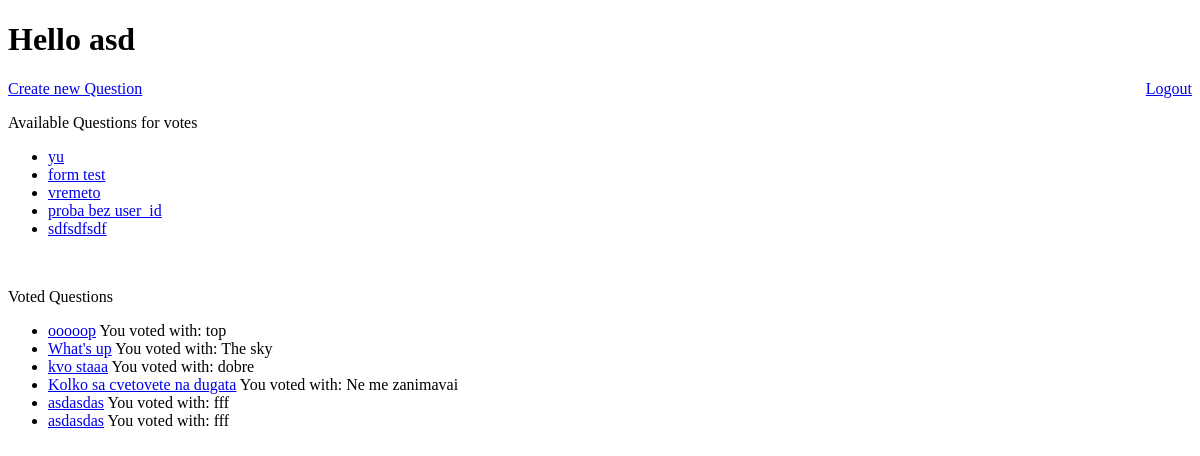
The page /polls/home/ (signed in) on the database as committed earlier.
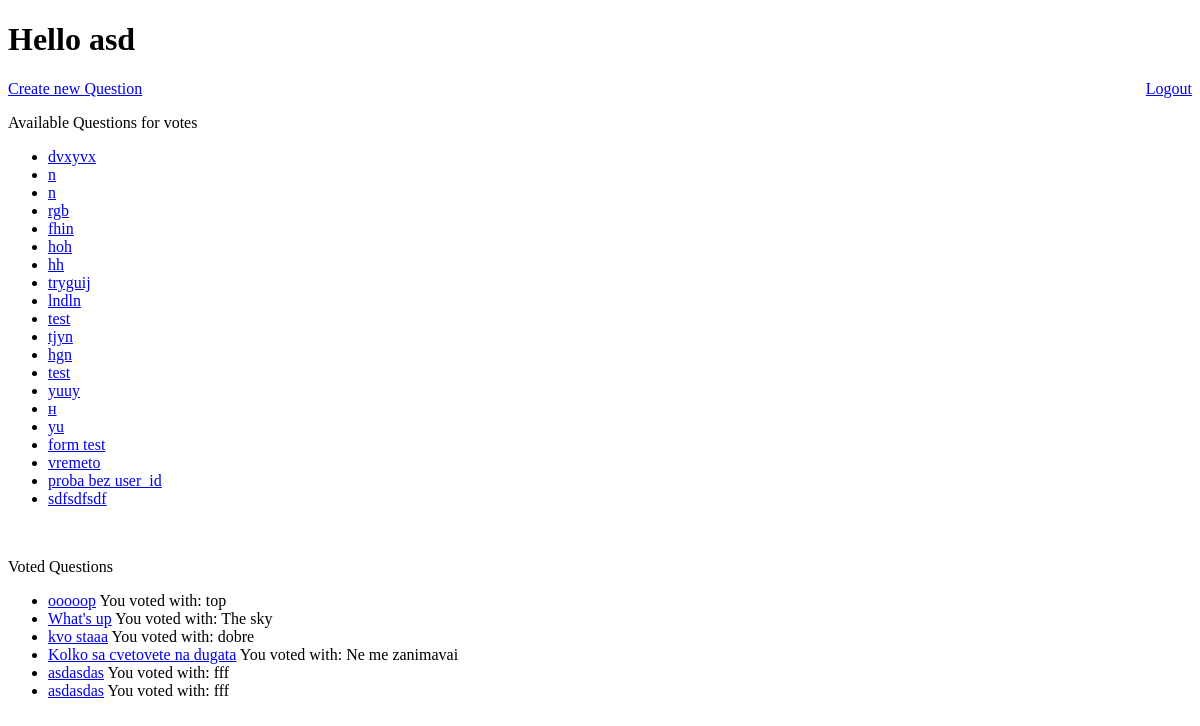
The same page on the database as committed later.
### polls/models.py (models this page shows, shortened)
class User(models.Model):
    username = models.CharField(max_length=100)
    user_email = models.CharField(max_length=100)
    password = models.CharField(max_length=100)
    is_active = models.BooleanField(default=False)

class Question(models.Model):
    user = models.ForeignKey(User, on_delete=models.CASCADE)
    question_text = models.CharField(max_length=200)
    pub_date = models.DateTimeField("date published")
    def was_published_recently(self):
        now = timezone.now()
        return now - datetime.timedelta(days=1) <= self.pub_date <= now
    was_published_recently.admin_order_field = "pub_date"
    was_published_recently.boolean = True
    was_published_recently.short_description = "Published recently"
    def __str__(self):
        return self.question_text

class Answer(models.Model):
    user_id = models.ForeignKey(User, on_delete=models.CASCADE)
    is_vote = models.BooleanField(default=False)
    choice_text = models.ForeignKey(Choice, on_delete=models.CASCADE)
    question_text = models.ForeignKey(Question, on_delete=models.CASCADE)

class Choice(models.Model):
    question = models.ForeignKey(Question, on_delete=models.CASCADE)
    choice_text = models.CharField(max_length=200)
    votes = models.IntegerField(default=0)
    def __str__(self):
        return self.choice_text

### polls/views.py (the view)
# urls.py: path('home/', views.home, name='home'),
def home(request):
    user = get_session_user(request)
    user_answers = list(user.answer_set.all())
    open_questions = (
        Question.objects.filter(pub_date__lte=timezone.now())
        .exclude(answer__user_id=user)
        .order_by("-pub_date")
    )
    return render(
        request,
        "polls/home.html",
        {
            "user": user,
            "user_answers": user_answers,
            "open_questions": open_questions,
            "count_of_choices": 1,
        },
    )

### polls/views.py (called while the page is built)
def get_session_user(request):
    user_id = request.session.get("user_id")
    if not user_id:
        raise ValueError("You are not logged or don't have permission")
    else:
        user = User.objects.get(pk=user_id)
        return user

### polls/templates/polls/home.html (shortened to what this page needs)
{% extends "base.html" %}
{% block content %}
    <h1>
        Hello {{ user.username }}
    </h1>
    <a href="{% url 'logout' %}" style="float: right;">Logout</a>
    <a href="{% url 'create' count_of_choices%}">Create new Question</a>
    <p>Available Questions for votes</p>
    {% if open_questions %}
    <ul>
        {% for question in open_questions %}
        <li>
            <a href="{% url 'detail' question.id %}">{{ question.question_text }}</a>
        </li>
        {% endfor %}
    </ul>
    {% else %}
        <p>No polls are available</p>
    {% endif %}
    <br>
    <p>Voted Questions</p>
    {% if user_answers %}
    <ul>
        {% for answer in user_answers %}
        <li>
            <a href="{% url 'results' answer.question_text.id %}">{{ answer.question_text }}</a>
            You voted with: {{ answer.choice_text }}
        </li>
        {% endfor %}
    </ul>
    {% else %}
        <p>No polls are available</p>
    {% endif %}
{% endblock content %}

### polls/templates/base.html (shortened to what this page needs)
<!DOCTYPE html>
<html lang="en">
<head>
</head>
<body>
      {% block content %}{% endblock content%}
</body>
</html>

Rows that differ between the two databases and show on the page:
added Question: question_text "dvxyvx"
added Question: question_text "n"
added Question: question_text "n"
added Question: question_text "rgb"
added Question: question_text "fhin"
added Question: question_text "hoh"
added Question: question_text "hh"
added Question: question_text "tryguij"
added Question: question_text "lndln"
added Question: question_text "test"
added Question: question_text "tjyn"
added Question: question_text "hgn"
added Question: question_text "test"
added Question: question_text "yuuy"
added Question: question_text "н"
